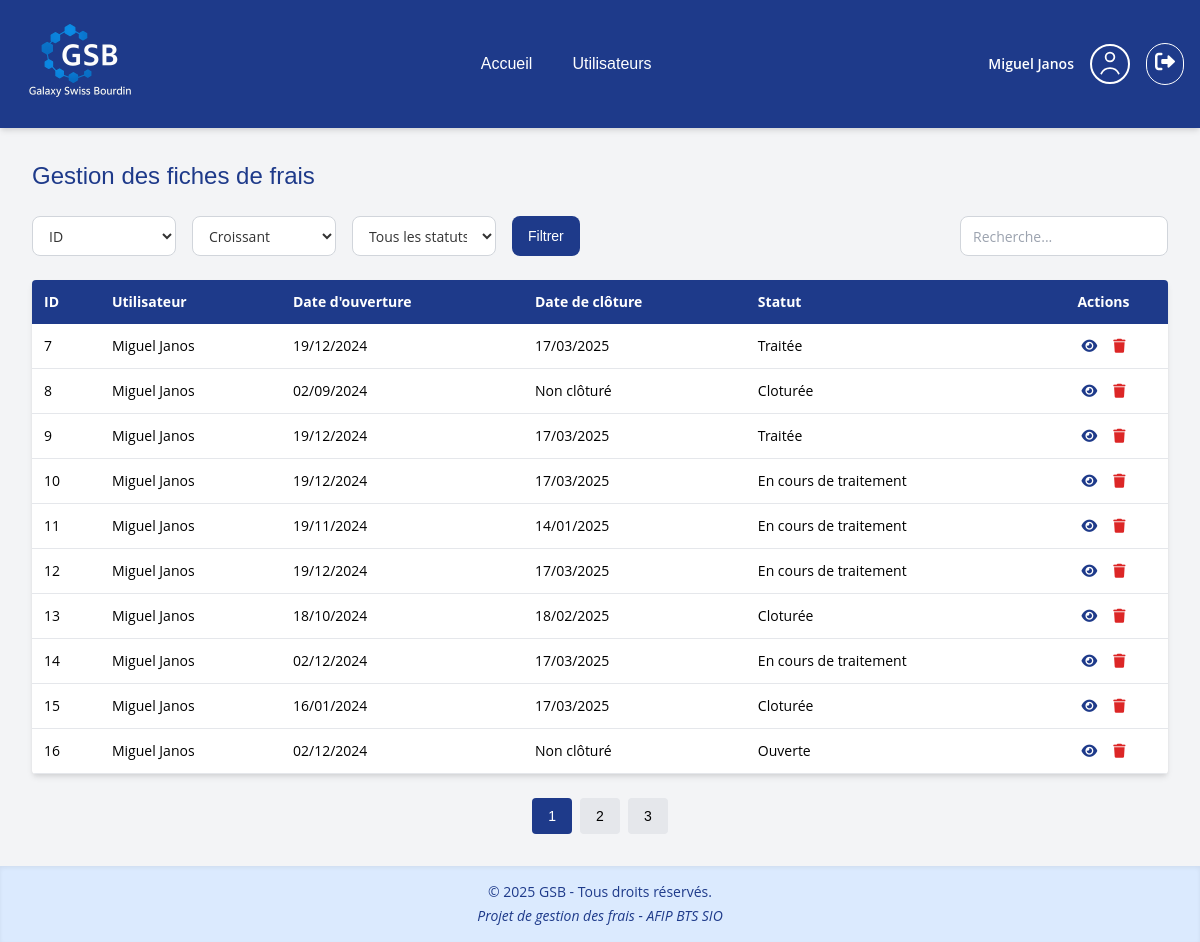
Page /Gestion_des_frais/views/fiches/gestion_fiche.php (signed in) on the committed database.
### tables this page shows
CREATE TABLE `fiches` (
  `id_fiches` int(11) NOT NULL,
  `id_users` int(11) NOT NULL,
  `op_date` date NOT NULL,
  `cl_date` date DEFAULT NULL,
  `status_id` int(11) NOT NULL,
  `id_comptable` int(11) DEFAULT NULL,
  `total_frais` decimal(10,2) NOT NULL DEFAULT 0.00,
  `total_rembourse` decimal(10,2) NOT NULL DEFAULT 0.00
);

CREATE TABLE `users` (
  `id_user` int(11) NOT NULL,
  `user_firstname` varchar(30) NOT NULL,
  `user_lastname` varchar(30) NOT NULL,
  `user_email` varchar(40) NOT NULL,
  `user_password` varchar(255) NOT NULL,
  `id_role` int(11) NOT NULL
);

CREATE TABLE `status_fiche` (
  `status_id` int(11) NOT NULL,
  `name_status` varchar(25) NOT NULL
);

### Gestion_des_frais/views/fiches/gestion_fiche.php (the view, shortened to what this page needs)
<?php
require_once('../../pdo/bdd.php');
$user = $_SESSION['user'];
$user_role = $user['role'];
$is_comptable = ($user_role === 'Comptable');
$limit = 10;
$page = isset($_GET['page']) && is_numeric($_GET['page']) ? (int)$_GET['page'] : 1;
$offset = ($page - 1) * $limit;
$order = $_GET['order'] ?? 'asc';
$sortBy = $_GET['sortBy'] ?? 'id_fiches';
$status = $_GET['status'] ?? ($is_comptable ? 'Ouverte' : '');
$search = $_GET['search'] ?? '';
$sql = "SELECT f.*, u.user_firstname, u.user_lastname, s.name_status as status
        FROM fiches f
        LEFT JOIN users u ON f.id_users = u.id_user
        LEFT JOIN status_fiche s ON f.status_id = s.status_id
        WHERE 1=1";
$sql .= " ORDER BY $sortBy $order LIMIT :limit OFFSET :offset";
$stmt = $cnx->prepare($sql);
$stmt->bindValue(':limit', $limit, PDO::PARAM_INT);
$stmt->bindValue(':offset', $offset, PDO::PARAM_INT);
$stmt->execute();
$fiches = $stmt->fetchAll(PDO::FETCH_ASSOC);
$countSql = "SELECT COUNT(*) FROM fiches f
             LEFT JOIN users u ON f.id_users = u.id_user
             LEFT JOIN status_fiche s ON f.status_id = s.status_id
             WHERE 1=1";
$countStmt = $cnx->prepare($countSql);
$countStmt->execute();
$totalFiches = $countStmt->fetchColumn();
$totalPages = max(ceil($totalFiches / $limit), 1);
$baseUrl = "gestion_fiche.php?sortBy=$sortBy&order=$order&status=$status&search=" . urlencode($search);
?>
<!DOCTYPE html>
<html lang="fr">
<head>
    <link href="https://cdn.jsdelivr.net/npm/tailwindcss@2.2.19/dist/tailwind.min.css" rel="stylesheet">
    <link rel="stylesheet" href="https://cdnjs.cloudflare.com/ajax/libs/font-awesome/6.0.0/css/all.min.css">
    <link rel="stylesheet" href="../../public/css/style.css">
</head>
<body class="page-admin bg-gray-100 font-body">
<?php
$menuFile = '';
if ($user_role === 'Administrateur') {
    $menuFile = '../../includes/menu_admin.php';
} elseif ($user_role === 'Comptable') {
    $menuFile = '../../includes/menu_comptable.php';
} elseif ($user_role === 'Visiteur') {
    $menuFile = '../../includes/menu_visiteur.php';
}
if (!empty($menuFile) && file_exists($menuFile)) {
    include($menuFile);
}
?>
<div class="p-8">
    <h1 class="text-2xl font-title text-gsb-blue mb-6">Gestion des fiches de frais</h1>
    <form method="get" class="flex flex-wrap justify-between items-end mb-6 gap-y-4">
        <div class="flex flex-wrap items-end gap-4">
            <select name="sortBy" class="form-input w-36 h-[40px] text-sm">
            <option value="id_fiches" <?= $sortBy == 'id_fiches' ? 'selected' : '' ?>>ID</option>
            </select>
            <select name="order" class="form-input w-36 h-[40px] text-sm">
            <option value="asc" <?= $order == 'asc' ? 'selected' : '' ?>>Croissant</option>
            </select>
            <select name="status" class="form-input w-36 h-[40px] text-sm">
            <option value="">Tous les statuts</option>
            </select>
            <button type="submit" class="btn-primary h-[40px] text-sm">Filtrer</button>
        </div>
        <div class="flex">
            <input type="text" name="search" placeholder="Recherche..." value="<?= htmlspecialchars($search) ?>" class="form-input w-52 h-[40px] text-sm" />
        </div>
    </form>
    <div class="bg-white rounded shadow-md overflow-hidden">
        <table class="w-full border-collapse text-sm font-body">
            <thead class="bg-gsb-blue text-white">
                <tr>
                    <th class="p-3 text-left">ID</th>
                    <th class="p-3 text-left">Utilisateur</th>
                    <th class="p-3 text-left">Date d'ouverture</th>
                    <th class="p-3 text-left">Date de clôture</th>
                    <th class="p-3 text-left">Statut</th>
                    <th class="p-3 text-center">Actions</th>
                </tr>
            </thead>
            <tbody>
                <?php foreach ($fiches as $fiche): ?>
                    <tr class="border-b hover:bg-gray-50 transition">
                        <td class="p-3"><?= $fiche['id_fiches'] ?></td>
                        <td class="p-3"><?= htmlspecialchars($fiche['user_firstname'] . ' ' . $fiche['user_lastname']) ?></td>
                        <td class="p-3"><?= date('d/m/Y', strtotime($fiche['op_date'])) ?></td>
                        <td class="p-3"><?= $fiche['cl_date'] ? date('d/m/Y', strtotime($fiche['cl_date'])) : 'Non clôturé' ?></td>
                        <td class="p-3"><?= htmlspecialchars($fiche['status']) ?></td>
                        <td class="p-3 text-center">
                            <div class="flex justify-center space-x-4">
                                <?php
                                    $isVisiteur = ($_SESSION['user']['role'] === 'Visiteur');
                                    if ($fiche['status_id'] != 2) {
                                        $ficheUrl = "edit_fiche.php?id={$fiche['id_fiches']}&source=gestion_fiche";
                                    } else {
                                        $ficheUrl = $isVisiteur
                                            ? "fiche_frais.php?id_fiche={$fiche['id_fiches']}&source=visiteur"
                                            : "fiche_frais.php?id_fiche={$fiche['id_fiches']}&source=gestion_fiche";
                                    }
                                ?>
                                <a href="<?= $ficheUrl ?>" class="text-gsb-blue hover:text-gsb-light">
                                    <i class="fas fa-eye"></i>
                                </a>
                                <a href="edit_fiche.php?id=<?= $fiche['id_fiches'] ?>&source=gestion_fiche&<?= htmlspecialchars($currentQueryString) ?>" class="text-red-600 hover:text-red-800">
                                    <i class="fas fa-trash"></i>
                                </a>
                            </div>
                        </td>
                    </tr>
                <?php endforeach; ?>
            </tbody>
        </table>
    </div>
    <div class="mt-6 flex justify-center gap-2">
        <?php for ($i = 1; $i <= $totalPages; $i++): ?>
            <a href="<?= $baseUrl ?>&page=<?= $i ?>" class="px-4 py-2 rounded font-ui text-sm <?= $i == $page ? 'bg-gsb-blue text-white' : 'bg-gray-200 hover:bg-gray-300' ?>">
                <?= $i ?>
            </a>
        <?php endfor; ?>
    </div>
</div>
<?php include('../../includes/footer.php'); ?>
</body>

### Gestion_des_frais/public/css/style.css (style rules this page uses)
.font-title { font-family: 'Rajdhani', sans-serif; }
.font-ui { font-family: 'Rubik', sans-serif; }
.font-body { font-family: 'Open Sans', sans-serif; }
.form-input { height: 40px; padding: 0.5rem 0.75rem; font-size: 0.875rem; font-family: 'Open Sans', sans-serif; border-radius: 0.5rem; border: 1px solid #d1d5db; background-color: white; color: #333; box-sizing: border-box; }
.btn-primary { height: 40px; padding: 0 1rem; font-size: 0.875rem; font-family: 'Rubik', sans-serif; font-weight: 500; background-color: var(--gsb-blue); color: white; border: none; border-radius: 0.5rem; cursor: pointer; transition: background-color 0.3s ease; }
:root { --gsb-blue-dark: #0D1C2E; --gsb-blue: #1E3A8A; --gsb-blue-light: #3B82F6; --gsb-hover: #facc15; }
.bg-gsb-blue { background-color: var(--gsb-blue); }
.text-gsb-blue { color: var(--gsb-blue); }
html, body { height: 100%; }
body { display: flex; flex-direction: column; }

### rows in the picture
fiches: id_fiches "7", id_users.user_lastname "Miguel Janos", op_date "19/12/2024", cl_date "17/03/2025", status.name_status "Traitée"
fiches: id_fiches "8", id_users.user_lastname "Miguel Janos", op_date "02/09/2024", shows "Non clôturé", status.name_status "Cloturée"
fiches: id_fiches "9", id_users.user_lastname "Miguel Janos", op_date "19/12/2024", cl_date "17/03/2025", status.name_status "Traitée"
fiches: id_fiches "10", id_users.user_lastname "Miguel Janos", op_date "19/12/2024", cl_date "17/03/2025", status.name_status "En cours de traitement"
fiches: id_fiches "11", id_users.user_lastname "Miguel Janos", op_date "19/11/2024", cl_date "14/01/2025", status.name_status "En cours de traitement"
fiches: id_fiches "12", id_users.user_lastname "Miguel Janos", op_date "19/12/2024", cl_date "17/03/2025", status.name_status "En cours de traitement"
fiches: id_fiches "13", id_users.user_lastname "Miguel Janos", op_date "18/10/2024", cl_date "18/02/2025", status.name_status "Cloturée"
fiches: id_fiches "14", id_users.user_lastname "Miguel Janos", op_date "02/12/2024", cl_date "17/03/2025", status.name_status "En cours de traitement"
fiches: id_fiches "15", id_users.user_lastname "Miguel Janos", op_date "16/01/2024", cl_date "17/03/2025", status.name_status "Cloturée"
fiches: id_fiches "16", id_users.user_lastname "Miguel Janos", op_date "02/12/2024", shows "Non clôturé", status.name_status "Ouverte"

### other values in the picture
$_SESSION['user']['firstname'] . ' ' . $_SESSION['user']['lastname'] "Miguel Janos"
